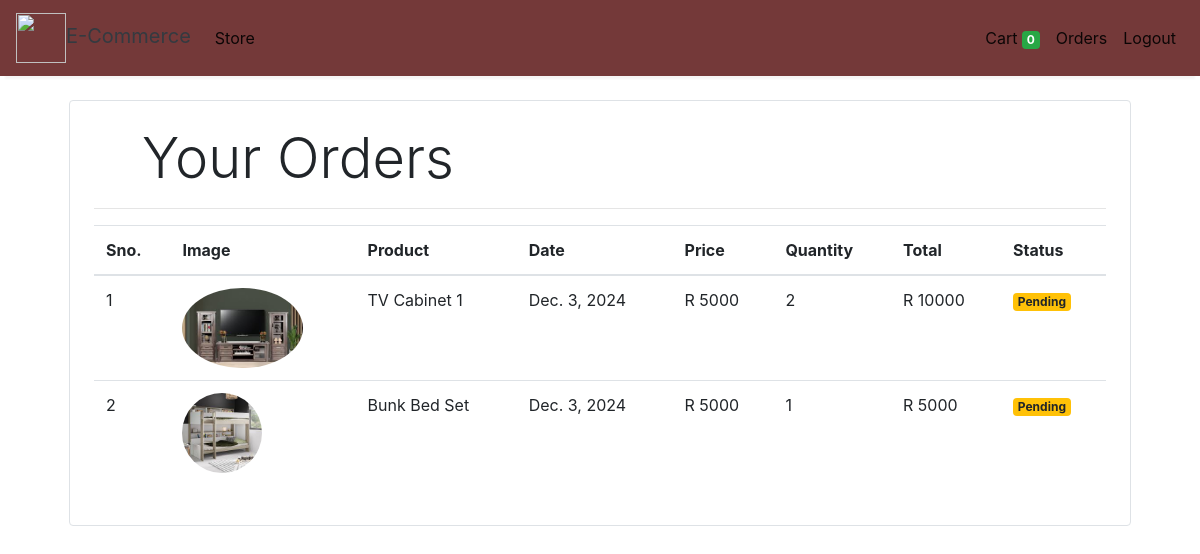
Screenshot of /orders (signed in) with the database file from the repository.
### store/models/orders.py (models this page shows, shortened)
class Order(models.Model):
    product = models.ForeignKey(Products,
                                on_delete=models.CASCADE)
    customer = models.ForeignKey(Customer,
                                 on_delete=models.CASCADE)
    quantity = models.IntegerField(default=1)
    price = models.IntegerField()
    address = models.CharField (max_length=50, default='', blank=True)
    phone = models.CharField (max_length=50, default='', blank=True)
    date = models.DateField (default=datetime.datetime.today)
    status = models.BooleanField (default=False)
    @staticmethod
    def get_orders_by_customer(customer_id):
        return Order.objects.filter(customer=customer_id).order_by('-date')

### store/models/product.py (models this page shows, shortened)
class Products(models.Model):
    name = models.CharField(max_length=60)
    price= models.IntegerField(default=0)
    category= models.ForeignKey(Category,on_delete=models.CASCADE,default=1 )
    description= models.CharField(max_length=250, default='', blank=True, null= True)
    image= models.ImageField(upload_to='uploads/products/')

### store/middlewares/auth.py (the view)
    def middleware(request):
        print(request.session.get('customer'))
        returnUrl = request.META['PATH_INFO']
        print(request.META['PATH_INFO'])
        if not request.session.get('customer'):
           return redirect(f'login?return_url={returnUrl}')
        response = get_response(request)
        return response

### store/templatetags/custom_filter.py (called while the page is built)
@register.filter(name='currency')
def currency(number):
    return "R "+str(number)

@register.filter(name='multiply')
def multiply(number , number1):
    return number * number1

### store/views/orders.py (called while the page is built)
    def get(self , request ):
        customer = request.session.get('customer')
        orders = Order.get_orders_by_customer(customer)
        print(orders)
        return render(request , 'orders.html'  , {'orders' : orders})

### store/templates/orders.html
{% extends 'base.html' %}
{% block content %}
{% load cart %}
{% load custom_filter %}
<div class="container">
   <div class="border rounded p-4 m-4">
        <p class="display-4 pl-4 ml-4">Your Orders</p>
        <hr>
        <table class="table">
            <thead>
                <tr>
                    <th>Sno.</th>
                    <th>Image</th>
                    <th>Product</th>
                    <th>Date</th>
                    <th>Price</th>
                    <th>Quantity</th>
                    <th>Total</th>
                    <th>Status</th>
                </tr>
            </thead>
            <tbody>
                {% for order in orders %}
                <tr>
                    <td>{{forloop.counter}}</td>
                    <td><img style="height: 80px;" class="rounded-circle" src="{{order.product.image.url}}" alt=""></td>
                    <td>{{order.product.name}}</td>
                    <td>{{order.date}}</td>
                    <td>{{order.price|currency}}</td>
                    <td>{{order.quantity}}</td>
                    <td>{{order.quantity|multiply:order.price|currency}}</td>
                    {% if order.status %}
                    <td><small class="badge badge-success">Completed</small></td>
                    {%else%}
                    <td><small class="badge badge-warning">Pending</small></td>
                    {% endif %}
                </tr>
                {% endfor %}
            </tbody>
        </table>
   </div>
</div>
{% endblock %}

### rows the page displays
Order: product.image (picture), product.name "TV Cabinet 1", date "Dec. 3, 2024", price "R 5000", quantity "2", quantity|multiply "R 10000", status "Pending"
Order: product.image (picture), product.name "Bunk Bed Set", date "Dec. 3, 2024", price "R 5000", quantity "1", quantity|multiply "R 5000", status "Pending"

### other values shown
{{ request.session.cart.keys|length }} "0"
